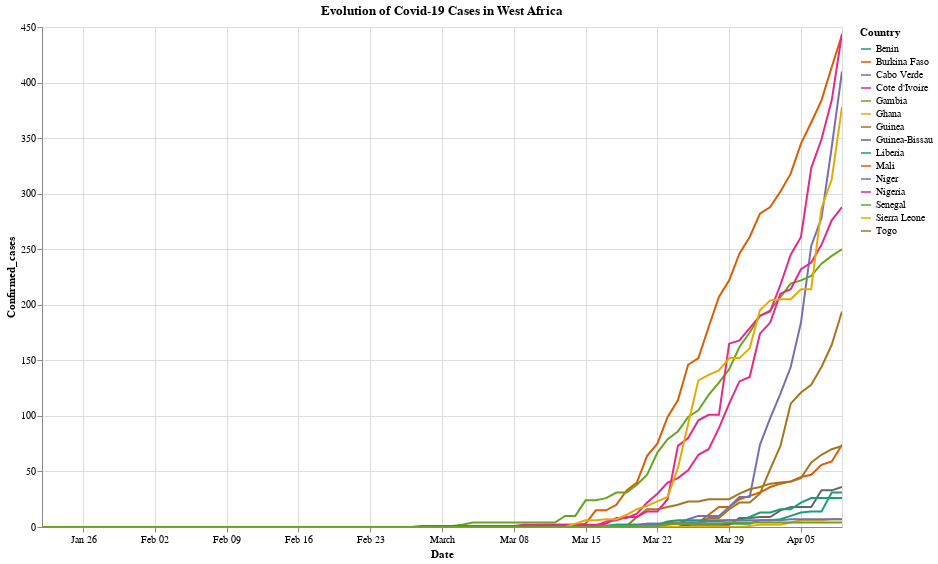

Write notebook code for a chart like this one.
### Code cell
source = covid_oa.sort_values(by = ['Confirmed_cases'])
alt.Chart(source).mark_line().encode(
    x = 'Date',
    y = 'Confirmed_cases',
    color = alt.Color('Country', scale=alt.Scale(scheme='dark2'))
).properties(width = 800, height=500, title = 'Evolution of Covid-19 Cases in West Africa').interactive()

### Figure 1 — Vega-Lite specification as saved in the notebook (floating-point values rounded to 4 significant figures; data arrays with more than 128 entries replaced by an {"elided": "..."} marker saying what was removed)
{"config": {"view": {"continuousWidth": 400, "continuousHeight": 300}}, "data": {"name": "data-b49d2382a8c30be7a8976232e583de3e"}, "mark": "line", "encoding": {"color": {"type": "nominal", "field": "Country", "scale": {"scheme": "dark2"}}, "x": {"type": "temporal", "field": "Date"}, "y": {"type": "quantitative", "field": "Confirmed_cases"}}, "height": 500, "selection": {"selector001": {"type": "interval", "bind": "scales", "encodings": ["x", "y"]}}, "title": "Evolution of Covid-19 Cases in West Africa", "width": 800, "$schema": "https://vega.github.io/schema/vega-lite/v4.0.2.json", "datasets": {"data-b49d2382a8c30be7a8976232e583de3e": {"elided": "1185 records"}}}
